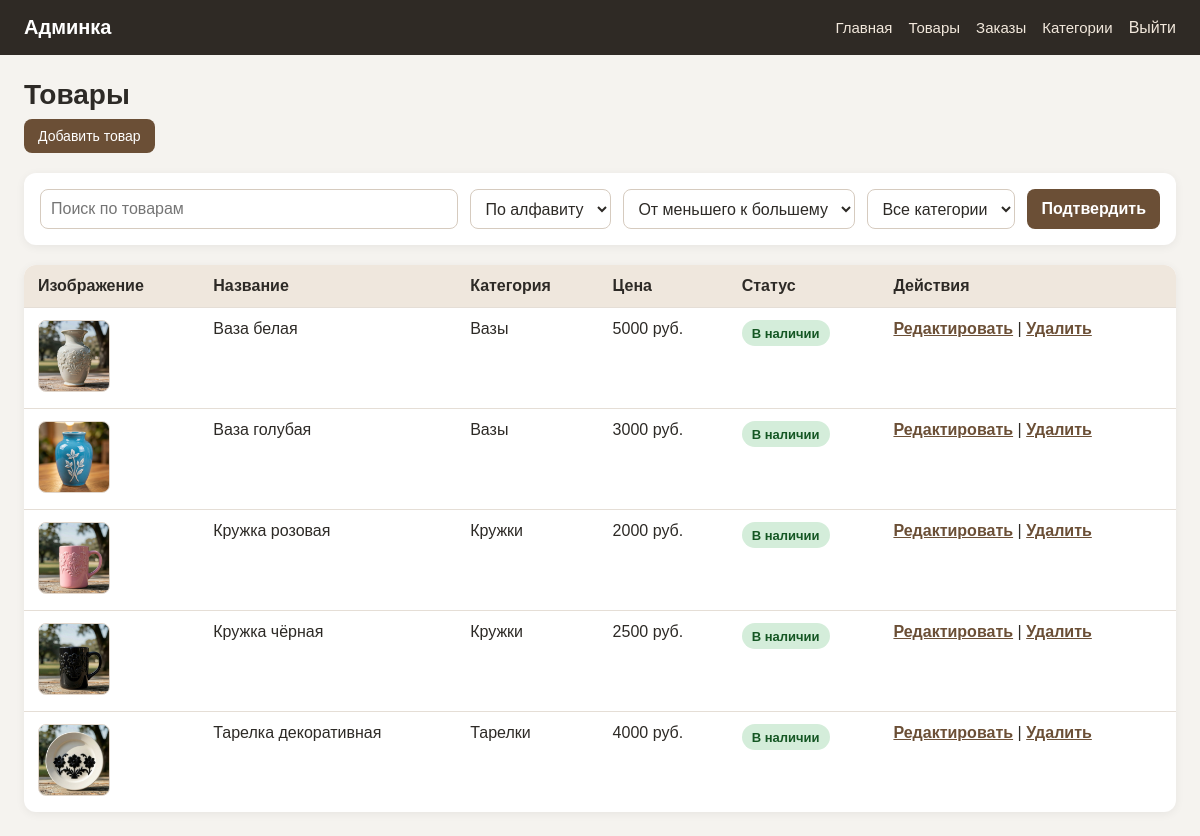
Screenshot of /admin/products (signed in) with the database file from the repository.
### tables this page shows
CREATE TABLE products (
    id TEXT PRIMARY KEY,
    name TEXT NOT NULL,
    description TEXT,
    price INTEGER NOT NULL,
    status TEXT NOT NULL DEFAULT 'available',
    img TEXT,
    category_id INTEGER,
    FOREIGN KEY (category_id) REFERENCES categories(id)
    );

CREATE TABLE categories (
    id INTEGER PRIMARY KEY AUTOINCREMENT,
    name TEXT NOT NULL UNIQUE,
    slug TEXT NOT NULL UNIQUE,
    description TEXT
    );

### routes/admin.py (the view)
@admin_bp.route("/admin/products")
def admin_products():
    category_slug = request.args.get('category')
    sort_by = request.args.get('sort_by', 'name')
    order = request.args.get('order', 'ASC').upper()
    search_query = request.args.get('q', '').strip()
    categories = get_all_categories()
    current_category = None
    if category_slug:
        current_category = get_category_by_slug(category_slug)
        if not current_category:
            flash('Категория не найдена', 'error')
            return redirect(url_for('admin.admin_products'))
    products = get_all_products(category_slug, sort_by, order, search_query, include_hidden=True)
    return render_template("admin/products.html",
                           products=products,
                           categories=categories,
                           category_slug=category_slug,
                           current_category=current_category,
                           current_sort=sort_by,
                           current_order=order,
                           search_query=search_query,
                           product_statuses=PRODUCT_STATUSES)

### app.py (called while the page is built, shortened)
@app.before_request
def protect_from_csrf():
    if request.method != "POST":
        return

@app.context_processor
def inject_cart_count():
    return {"cart_count": get_cart_count(session)}

@app.context_processor
def inject_csrf_token():
    return {"csrf_token": get_csrf_token}

### db.py (called while the page is built)
def get_db_connection():
    conn = sqlite3.connect("shop.db")
    conn.row_factory = sqlite3.Row
    return conn

def get_all_categories():
    conn = get_db_connection()
    categories = conn.execute("SELECT * FROM categories ORDER BY name").fetchall()
    conn.close()
    return categories

### routes/admin.py (called while the page is built)
@admin_bp.before_request
def require_admin_login():
    allowed_endpoints = {
        'admin.login'
    }
    if request.endpoint in allowed_endpoints:
        return
    if session.get('is_admin'):
        return
    flash('Сначала войдите в админку', 'error')
    return redirect(url_for('admin.login'))

### services/cart_service.py (called while the page is built)
def get_cart(session):
    return session.get("cart", {})

def get_cart_count(session):
    cart = get_cart(session)
    return sum(cart.values())

### services/csrf_service.py (called while the page is built)
def get_csrf_token():
    if "csrf_token" not in session:
        session["csrf_token"] = secrets.token_urlsafe(32)
    return session["csrf_token"]

### templates/admin/products.html (shortened to what this page needs)
{% extends "admin/base.html" %}
{% block content %}
<h1 class="admin-page-title">Товары</h1>
<div class="admin-actions">
    <a href="{{ url_for('admin.new_product') }}" class="admin-button">
        Добавить товар
    </a>
</div>
<form action="{{ url_for('admin.admin_products') }}" method="get" class='admin-filters'>
    <input type="text" name="q" value="{{ search_query }}" placeholder="Поиск по товарам" class="admin-search-input">
    <select name="sort_by" id="sort_by">
        <option value="name" {% if current_sort == 'name'%}selected{% endif %}>По алфавиту</option>
    </select>
    <select name="order" id="order">
        <option value="ASC" {% if current_order == 'ASC'%}selected{% endif %}>От меньшего к большему</option>
    </select>
    <select name="category" id="category">
        <option value="">Все категории</option>
    </select>
    <button type="submit">Подтвердить</button>
</form>
{% if products %}
    <div class="admin-table-wrapper">
        <table class="admin-table">
            <tr>
                <th>Изображение</th>
                <th>Название</th>
                <th>Категория</th>
                <th>Цена</th>
                <th>Статус</th>
                <th>Действия</th>
            </tr>
            {% for product in products %}
            <tr>
                <td>
                    {% if product.img %}
                        <img src="{{ product.img }}" alt="{{ product.name }}" class="admin-product-thumb">
                    {% else %}
                        <span class="admin-muted">Нет фото</span>
                    {% endif %}
                </td>
                <td>{{ product.name }}</td>
                <td>{{ product.category_name if product.category_name else '—' }}</td>
                <td>{{ product.price }} руб.</td>
                <td>
                    <span class="product-status product-status-{{product.status}}">
                        {{ product_statuses.get(product.status, product.status) }}
                    </span>
                </td>
                <td>
                    <a href="{{ url_for('admin.edit_product', product_id=product.id) }}">Редактировать</a>
                    |
                    <form action="{{url_for('admin.delete_product_route', product_id=product.id)}}" method="post" class="admin-inline-form" onsubmit="return confirm('Удалить товар')">
                        <button type="submit" class="admin-link-button">Удалить</button>
                    </form>
                </td>
            </tr>
            {% endfor %}
        </table>
    </div>
{% endif %}
{% endblock %}

### static/css/admin.css (style rules this page uses)
* { box-sizing: border-box; }
.admin-body { margin: 0; font-family: Arial, sans-serif; background: #f5f3ef; color: #2d2a26; }
.admin-page-title { margin: 0 0 20px; font-size: 28px; }
.admin-actions { margin-bottom: 20px; }
.admin-filters { display: flex; align-items: center; flex-wrap: wrap; gap: 12px; background: #fff; padding: 16px; margin-bottom: 20px; border-radius: 12px; box-shadow: 0 2px 10px rgba(0,0,0,0.06); }
.admin-filters input, .admin-filters select { height: 40px; padding: 8px 10px; border: 1px solid #d6cbbf; border-radius: 8px; background: #fff; color: #2d2a26; font: inherit; }
.admin-search-input { min-width: 260px; flex: 1; }
.admin-filters button { height: 40px; padding: 0 14px; border: none; border-radius: 8px; background: #6b4f36; color: #fff; font: inherit; font-weight: 600; cursor: pointer; transition: background 0.15s ease, transform 0.1s ease; }
.admin-table-wrapper { overflow-x: auto; background: #fff; border-radius: 12px; box-shadow: 0 2px 10px rgba(0,0,0,0.06); }
.admin-table { width: 100%; border-collapse: collapse; }
.admin-table th, .admin-table td { padding: 12px 14px; border-bottom: 1px solid #e5ded6; text-align: left; vertical-align: top; }
.admin-table th { background: #efe7dd; font-weight: 700; }
.admin-table tr:last-child td { border-bottom: none; }
.admin-table a { color: #6b4f36; font-weight: 600; }
.admin-button { display: inline-block; padding: 9px 14px; border-radius: 8px; border: none; background: #6b4f36; color: #fff; text-decoration: none; cursor: pointer; font-size: 14px; }
.admin-product-thumb { width: 72px; height: 72px; object-fit: cover; border-radius: 8px; border: 1px solid #e0d6cc; }
.admin-inline-form { display: inline; }
.admin-link-button { border: none; background: none; padding: 0; color: #6b4f36; font: inherit; font-weight: 600; cursor: pointer; text-decoration: underline; }
.admin-page-title { margin-bottom: 8px; }
.product-status { display: inline-flex; align-items: center; justify-content: center; min-height: 26px; padding: 4px 10px; border-radius: 999px; font-size: 13px; font-weight: 700; white-space: nowrap; }
.product-status-available { background: #d4edda; color: #155724; }

### rows the page displays
products: img (picture), name "Ваза белая", name "Вазы", price "5000", get "В наличии"
products: img (picture), name "Ваза голубая", name "Вазы", price "3000", get "В наличии"
products: img (picture), name "Кружка розовая", name "Кружки", price "2000", get "В наличии"
products: img (picture), name "Кружка чёрная", name "Кружки", price "2500", get "В наличии"
products: img (picture), name "Тарелка декоративная", name "Тарелки", price "4000", get "В наличии"
